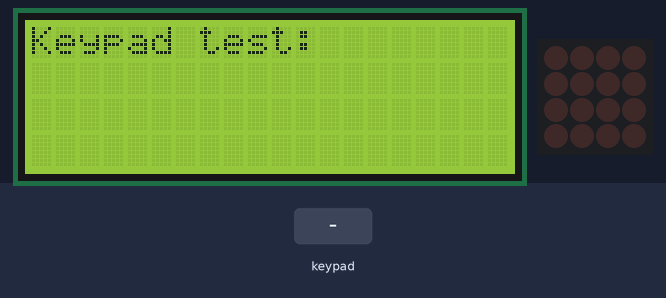
Simulated run of this sketch. Board: Arduino Mega 2560, built with avr-gcc and run on an emulated ATmega2560. Shown: 20×4 character LCD, 4×4 LED matrix. The inputs (shaded band) are chosen by the test bench. What the sketch prints to the serial monitor is not drawn.

Above: at 2.8 s.
2.9 s: keypad keys 1 2 A pressed 0.4 s apart
At 4.9 s:
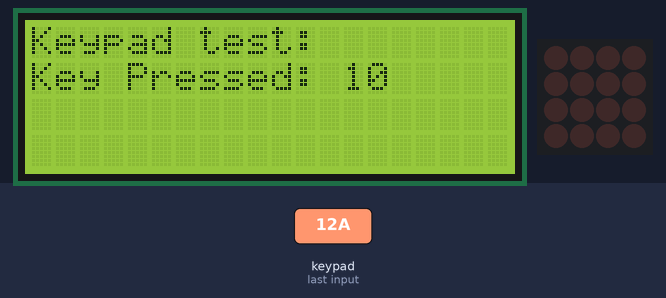
5.6 s: key '0' pressed
At 5.71 s:
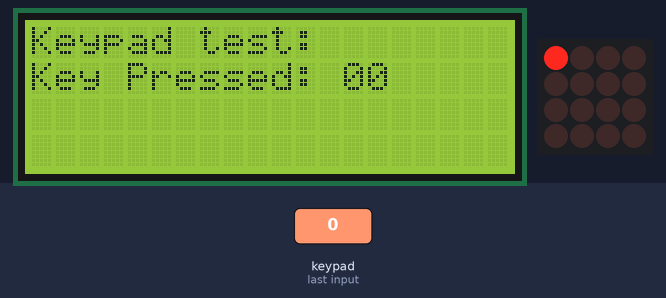
7.2 s: keypad keys 2 5 D pressed 0.4 s apart
At 7.32 s:
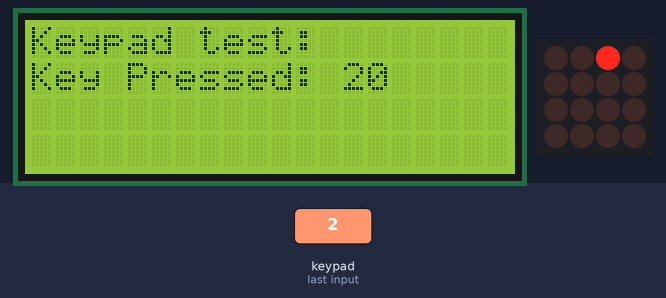
9.9 s: key '3' pressed
At 9.99 s:
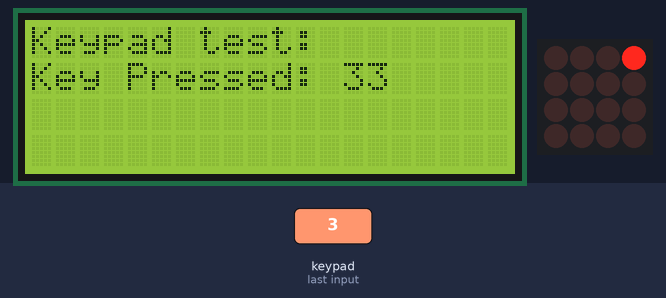
11.5 s: key '4' pressed
At 11.6 s:
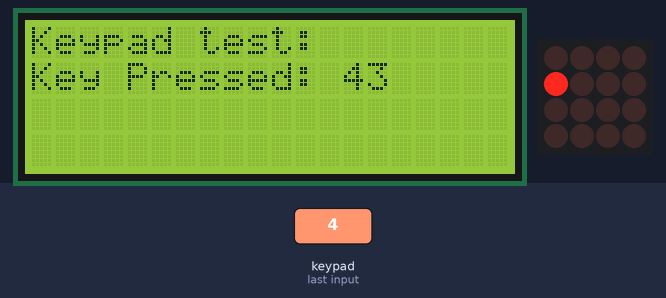
13.1 s: key '6' pressed
At 13.2 s:
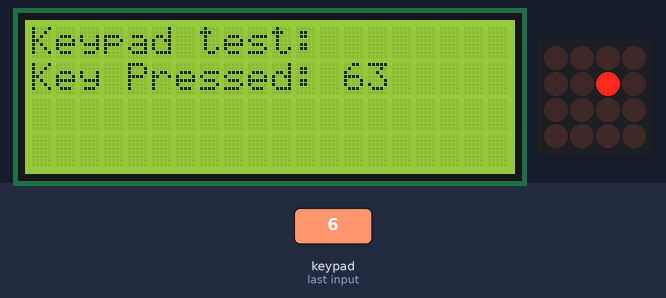
Timing chart, 0 to 15.7 s (numbered marks = the images above; inputs shaded):
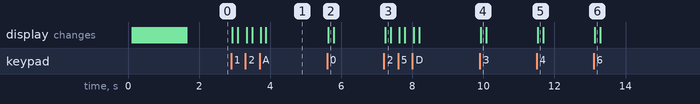

The sketch:

arduino-sauce.ino
```cpp
#include <Wire.h>
#include <Adafruit_Trellis.h>
#include <LiquidCrystal_I2C.h>

#define MOMENTARY 0
#define LATCHING 1

#define MODE MOMENTARY

LiquidCrystal_I2C lcd(0x3F, 20, 4);

Adafruit_Trellis matrix0 = Adafruit_Trellis();
Adafruit_TrellisSet trellis = Adafruit_TrellisSet(&matrix0);

#define NUMTRELLIS 1
#define numKeys (NUMTRELLIS * 16)

void setup() {
  Serial.begin(9600);
  Serial.println("Trellis Keypad Test:");

  Wire.begin();
  trellis.begin(0x70);
  lcd.begin(20, 4);
  lcd.print("Keypad test:");

  for (uint8_t i = 0; i < numKeys; i++) {
    trellis.setLED(i);
    trellis.writeDisplay();
    delay(50);
  }

  for (uint8_t i = 0; i < numKeys; i++) {
    trellis.clrLED(i);
    trellis.writeDisplay();
    delay(50);
  }

  Serial1.begin(9600);
}

void loop() {
  delay(30);

  if (MODE == MOMENTARY) {
    if (trellis.readSwitches()) {
      for (uint8_t i = 0; i < 16; i++) {
        if (trellis.justPressed(i)) {
          Serial.print("Key Pressed: ");
          Serial.println(i);
          lcd.setCursor(0, 1);
          lcd.print("Key Pressed: ");
          lcd.print(i);
          trellis.setLED(i);

          char letter = 'A' + i;
          Serial1.print(letter);
        }

        if (trellis.justReleased(i)) {
          Serial.print("Key Released: ");
          Serial.println(i);
          trellis.clrLED(i);

          if(i == 3) {  // Assuming the key that represents 'D' is at index 3 (D = 'A' + 3)
            Serial1.print('E');  // Send 'E' when 'D' is released
          }
        }
      }
      trellis.writeDisplay();
    }
  }

  while (Serial1.available()) {
    char receivedChar = Serial1.read();
  }
}
```

Measured:
- after the input at 2.9 s, the display: first changes at once (image 1 shows a later state)
- after the input at 5.6 s, the display: changes at once (image 2)
- after the input at 7.2 s, the display: changes after 0.05 s (image 3)
- after the input at 9.9 s, the display: changes at once (image 4)
- after the input at 11.5 s, the display: changes at once (image 5)
- after the input at 13.1 s, the display: changes at once (image 6)
